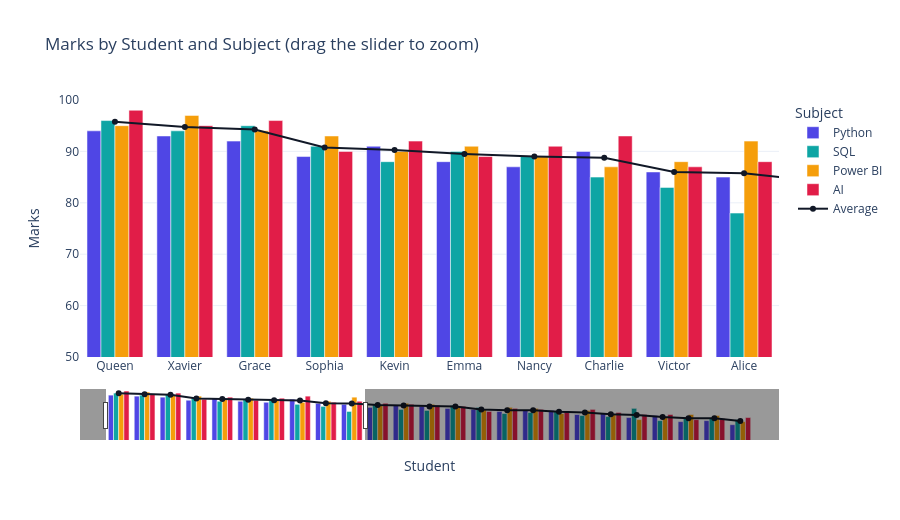

Notebook code for this chart:
### Markdown cell above
### 8.9 Grouped bar chart with zoom & range slider (Plotly)

### Code cell
fig = go.Figure()
for s in SUBJECTS:
    fig.add_bar(name=s, x=ranked["Student"], y=ranked[s], marker_color=SUBJECT_COLORS[s],
                hovertemplate="%{x}<br>" + s + ": %{y}<extra></extra>")
fig.add_scatter(name="Average", x=ranked["Student"], y=ranked["Average"], mode="lines+markers",
                line=dict(color="#111827", width=2))
fig.update_layout(barmode="group", title="Marks by Student and Subject (drag the slider to zoom)",
                  xaxis=dict(title="Student", rangeslider=dict(visible=True), range=[-0.5, 9.5]),
                  yaxis=dict(title="Marks", range=[50, 100]), height=520, legend_title="Subject")
fig.write_html(f"{CHART_DIR}/10_grouped_bar_zoom.html", include_plotlyjs="cdn")
fig.show()

### Figure 1 — Plotly figure (JSON) as saved in the notebook; plotly's stock layout.template omitted (floating-point values rounded to 4 significant figures)
{"data": [{"hovertemplate": "%{x}<br>Python: %{y}<extra></extra>", "marker": {"color": "#4F46E5"}, "name": "Python", "type": "bar", "x": ["Queen", "Xavier", "Grace", "Sophia", "Kevin", "Emma", "Nancy", "Charlie", "Victor", "Alice", "Zara", "Ivy", "Laura", "Ryan", "Michael", "Jack", "Uma", "William", "Frank", "Oliver", "Bob", "Thomas", "Henry", "Peter", "David"], "y": [94, 93, 92, 89, 91, 88, 87, 90, 86, 85, 82, 84, 83, 81, 80, 78, 79, 79, 75, 76, 72, 74, 68, 69, 65]}, {"hovertemplate": "%{x}<br>SQL: %{y}<extra></extra>", "marker": {"color": "#0EA5A4"}, "name": "SQL", "type": "bar", "x": ["Queen", "Xavier", "Grace", "Sophia", "Kevin", "Emma", "Nancy", "Charlie", "Victor", "Alice", "Zara", "Ivy", "Laura", "Ryan", "Michael", "Jack", "Uma", "William", "Frank", "Oliver", "Bob", "Thomas", "Henry", "Peter", "David"], "y": [96, 94, 95, 91, 88, 90, 89, 85, 83, 78, 85, 80, 79, 84, 82, 76, 77, 78, 74, 73, 81, 69, 72, 71, 70]}, {"hovertemplate": "%{x}<br>Power BI: %{y}<extra></extra>", "marker": {"color": "#F59E0B"}, "name": "Power BI", "type": "bar", "x": ["Queen", "Xavier", "Grace", "Sophia", "Kevin", "Emma", "Nancy", "Charlie", "Victor", "Alice", "Zara", "Ivy", "Laura", "Ryan", "Michael", "Jack", "Uma", "William", "Frank", "Oliver", "Bob", "Thomas", "Henry", "Peter", "David"], "y": [95, 97, 94, 93, 90, 91, 89, 87, 88, 92, 84, 86, 85, 83, 80, 82, 81, 76, 79, 75, 70, 72, 75, 74, 68]}, {"hovertemplate": "%{x}<br>AI: %{y}<extra></extra>", "marker": {"color": "#E11D48"}, "name": "AI", "type": "bar", "x": ["Queen", "Xavier", "Grace", "Sophia", "Kevin", "Emma", "Nancy", "Charlie", "Victor", "Alice", "Zara", "Ivy", "Laura", "Ryan", "Michael", "Jack", "Uma", "William", "Frank", "Oliver", "Bob", "Thomas", "Henry", "Peter", "David"], "y": [98, 95, 96, 90, 92, 89, 91, 93, 87, 88, 86, 85, 84, 83, 78, 81, 80, 78, 80, 77, 75, 75, 70, 71, 72]}, {"line": {"color": "#111827", "width": 2}, "mode": "lines+markers", "name": "Average", "type": "scatter", "x": ["Queen", "Xavier", "Grace", "Sophia", "Kevin", "Emma", "Nancy", "Charlie", "Victor", "Alice", "Zara", "Ivy", "Laura", "Ryan", "Michael", "Jack", "Uma", "William", "Frank", "Oliver", "Bob", "Thomas", "Henry", "Peter", "David"], "y": [95.75, 94.75, 94.25, 90.75, 90.25, 89.5, 89.0, 88.75, 86.0, 85.75, 84.25, 83.75, 82.75, 82.75, 80.0, 79.25, 79.25, 77.75, 77.0, 75.25, 74.5, 72.5, 71.25, 71.25, 68.75]}], "layout": {"barmode": "group", "height": 520, "legend": {"title": {"text": "Subject"}}, "title": {"text": "Marks by Student and Subject (drag the slider to zoom)"}, "xaxis": {"range": [-0.5, 9.5], "rangeslider": {"visible": true}, "title": {"text": "Student"}}, "yaxis": {"range": [50, 100], "title": {"text": "Marks"}}}}
